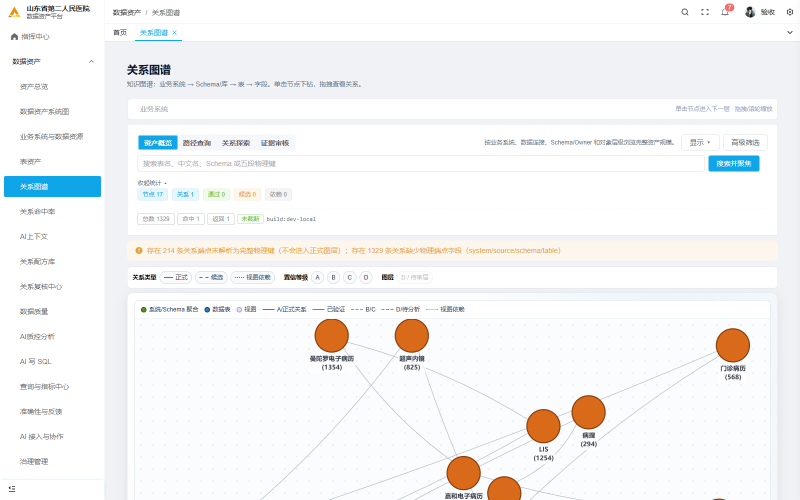
#> input picture 开发起步包/output_r171/screenshots/B0_overview.png, 1600 x 1000 px (shown at 1/2 size)
$ python -i t3_graph_probe.py   (imports and definitions only)
#> lines starting #> are read from the running program, lines starting #| are printed output that depends on the picture
# -*- coding: utf-8 -*-
# 171 T3② 聚焦复验：错误面板可见性 / 搜索聚焦 1 跳 / depth 1→2 切换真实请求 / 画布中心双击增量 / Inspector。
# 背景：169 工装复跑 A3 超时（点按已选中的 2 跳不触发 change）、A4 双击返回 nodes=1；本探针逐项隔离复验。
from __future__ import annotations

import json
from pathlib import Path

from playwright.sync_api import sync_playwright

OUT = Path(r"F:\python\数据资产\开发起步包\output_r171")
SHOTS = OUT / "screenshots"
# [1 line not run here, left out]
FRONT = "http://127.0.0.1:8848"
TOKEN = "verify-token-graph-r3-0001"
CENTER_KEY = "DATA_CENTER|ods_8_216|HIS|HIS|PAT_VISIT"

EVID: dict = {"steps": []}
console_errors: list[str] = []


def density(shot: Path, x0=230, y0=200, x1=1580, y1=980) -> tuple[float, float]:
#> called with shot = 'screenshots/B0_overview.png', x0 = 230, y0 = 200, x1 = 1580, y1 = 980
    from PIL import Image

    im = Image.open(shot).convert("L").crop((x0, y0, x1, y1))
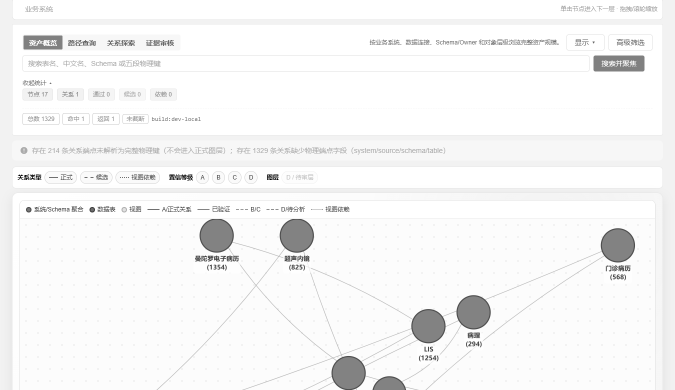
#> im: PIL image 1350x780 L (shown at 1/2 size); min 0, max 255, mean 245.7
    w, h = im.size
#> w = 1350; h = 780
    px = list(im.getdata())
#> px = 1053000 items
    dark = sum(1 for v in px if v < 120) / len(px)
#> dark = 0.00862
    c = im.crop((w // 3, h // 3, 2 * w // 3, 2 * h // 3))
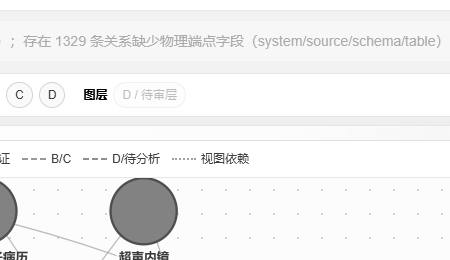
#> c: PIL image 450x260 L; min 0, max 255, mean 242.1
    cdark = sum(1 for v in list(c.getdata()) if v < 120) / (c.size[0] * c.size[1])
#> cdark = 0.0131
    return dark, cdark


def snap(page, name, note, api=None):
    shot = SHOTS / f"{name}.png"
    page.screenshot(path=str(shot), full_page=False)
    dark, cdark = density(shot)
    m = page.evaluate(
        "() => { const ep = document.querySelector('.graph-error-panel');"
        " return {panel_exists: !!ep, panel_visible: !!ep && !!(ep.offsetParent||ep.getClientRects().length),"
        " panel_text: ep ? ep.innerText.slice(0,120) : '', canvas: document.querySelectorAll('canvas').length} }")
    rec = {"step": name, "note": note, "api": api or {}, "dark": round(dark, 4),
           "center_dark": round(cdark, 4), **m, "console": console_errors[:5]}
    EVID["steps"].append(rec)
    print(f"[probe] {name}: cdark={cdark:.1%} panel={m['panel_exists']}/{m['panel_visible']} "
          f"api={api} console={console_errors[:2]}")
    console_errors.clear()


# [72 lines not run here, left out]
gates = [s for s in EVID["steps"] if s["step"].startswith(("B1", "B3", "B4"))]
# [1 line not run here, left out]

>>> result = density('screenshots/B0_overview.png')
#> result = (0.00862, 0.0131)

$ run again, on 开发起步包/output_r171/screenshots/B4_incremental.png
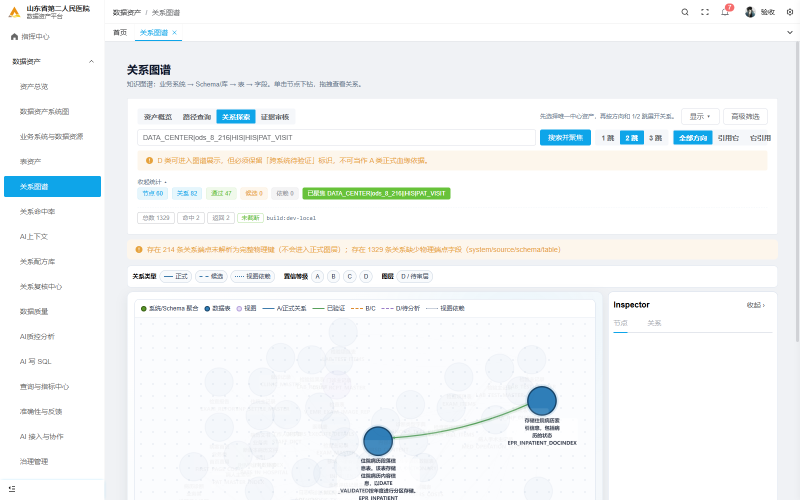
#> input picture 开发起步包/output_r171/screenshots/B4_incremental.png, 1600 x 1000 px (shown at 1/2 size)
#> in density, `im = Image.open(shot).convert("L").crop((x0, y0, x1, y1))`:
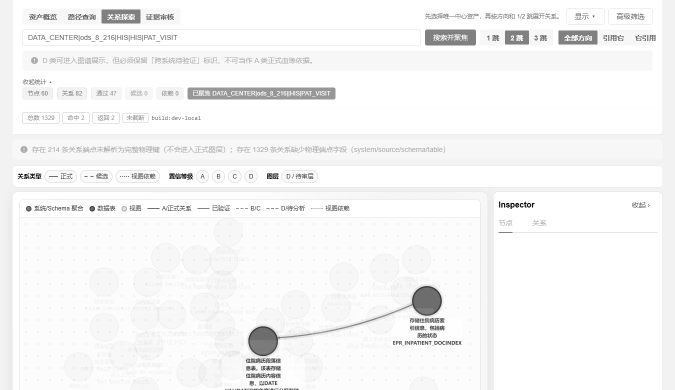
#> im: PIL image 1350x780 L (shown at 1/2 size); min 0, max 255, mean 246.1
#> px = 1053000 items
#> dark = 0.0111
#> in density, `c = im.crop((w // 3, h // 3, 2 * w // 3, 2 * h // 3))`:
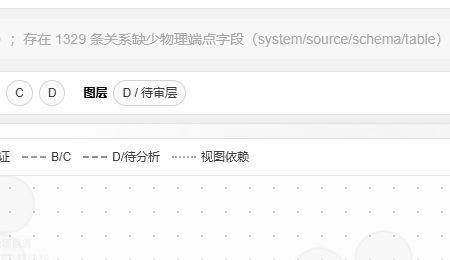
#> c: PIL image 450x260 L; min 0, max 255, mean 247
#> cdark = 0.00629
#> result = (0.0111, 0.00629)

$ run again, on 开发起步包/output_r171/screenshots/T5_prod_system-map.png
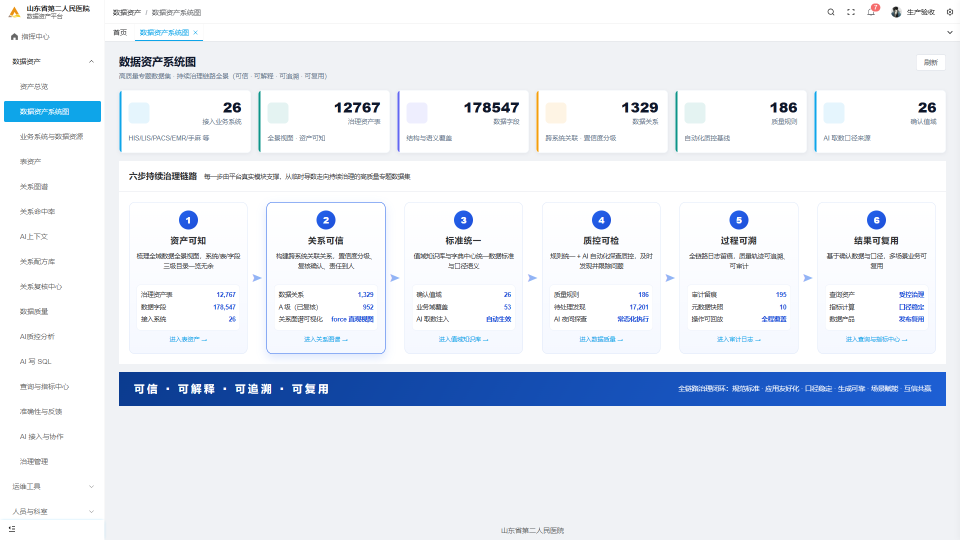
#> input picture 开发起步包/output_r171/screenshots/T5_prod_system-map.png, 1920 x 1080 px (shown at 1/2 size)
#> in density, `im = Image.open(shot).convert("L").crop((x0, y0, x1, y1))`:
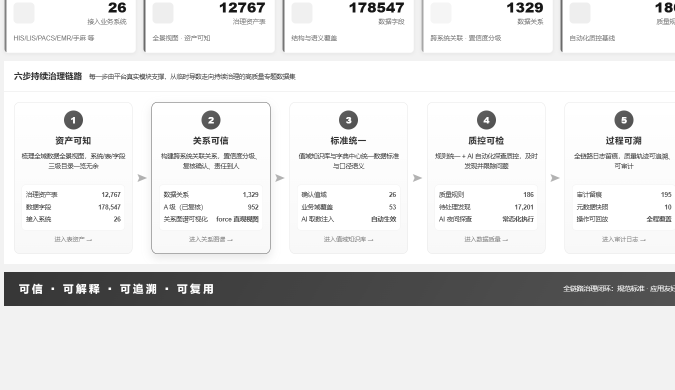
#> im: PIL image 1350x780 L (shown at 1/2 size); min 23, max 255, mean 228.8
#> px = 1053000 items
#> dark = 0.108
#> in density, `c = im.crop((w // 3, h // 3, 2 * w // 3, 2 * h // 3))`:
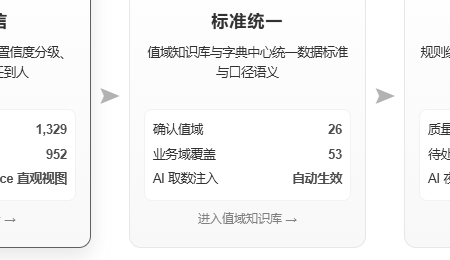
#> c: PIL image 450x260 L; min 49, max 255, mean 244.4
#> cdark = 0.032
#> result = (0.108, 0.032)
